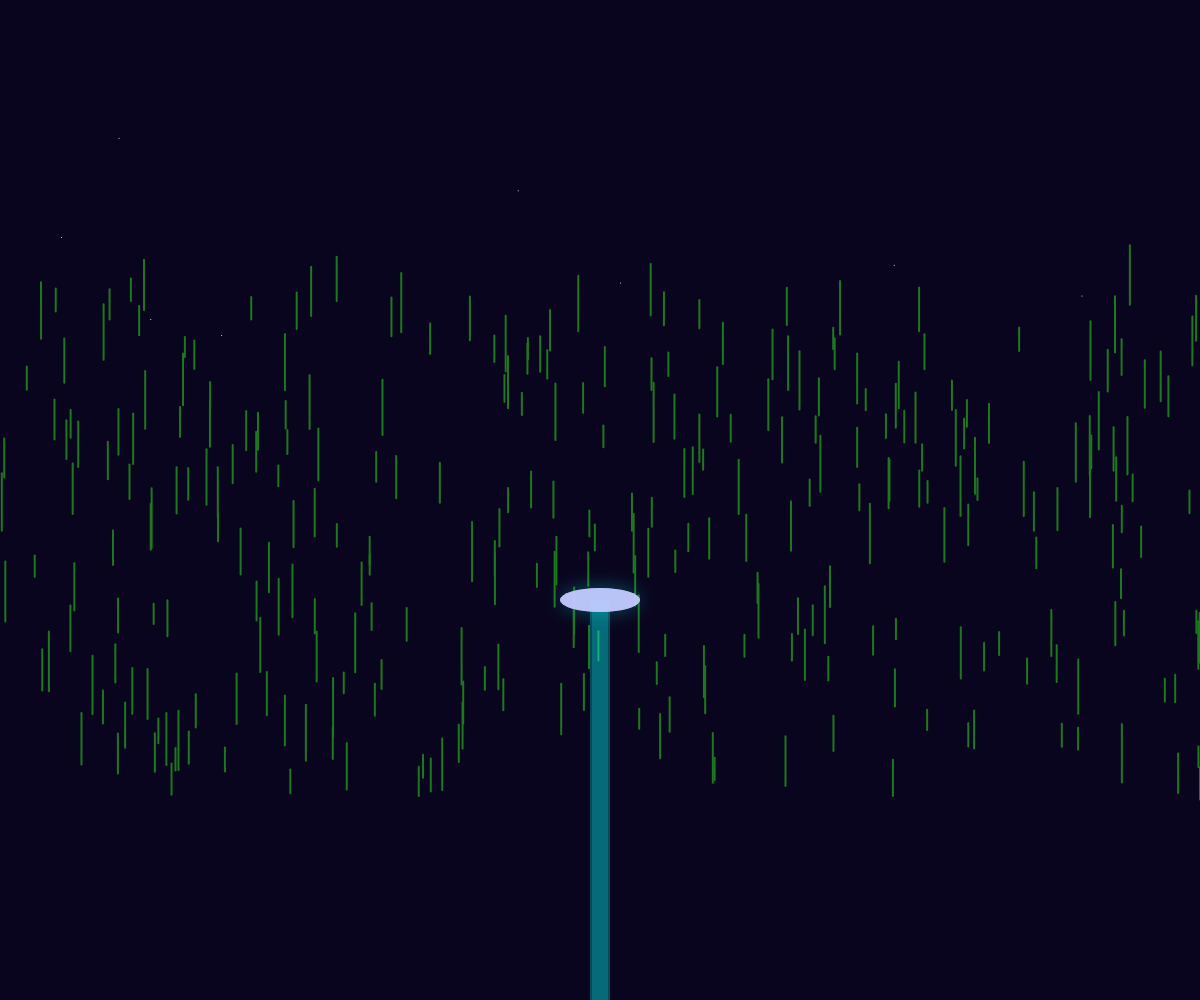
Frame 1 (no input)
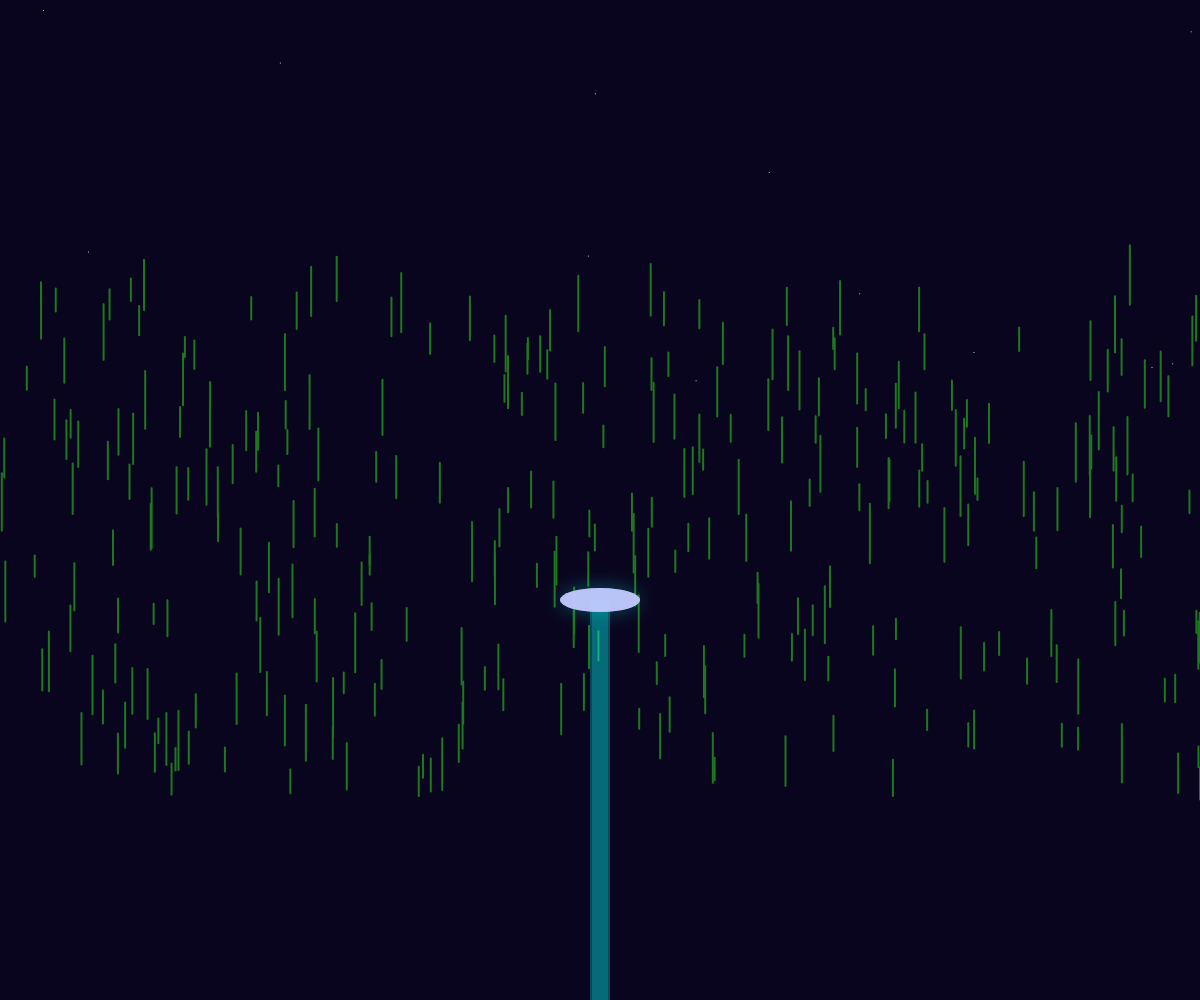
Frame 60 (no input)
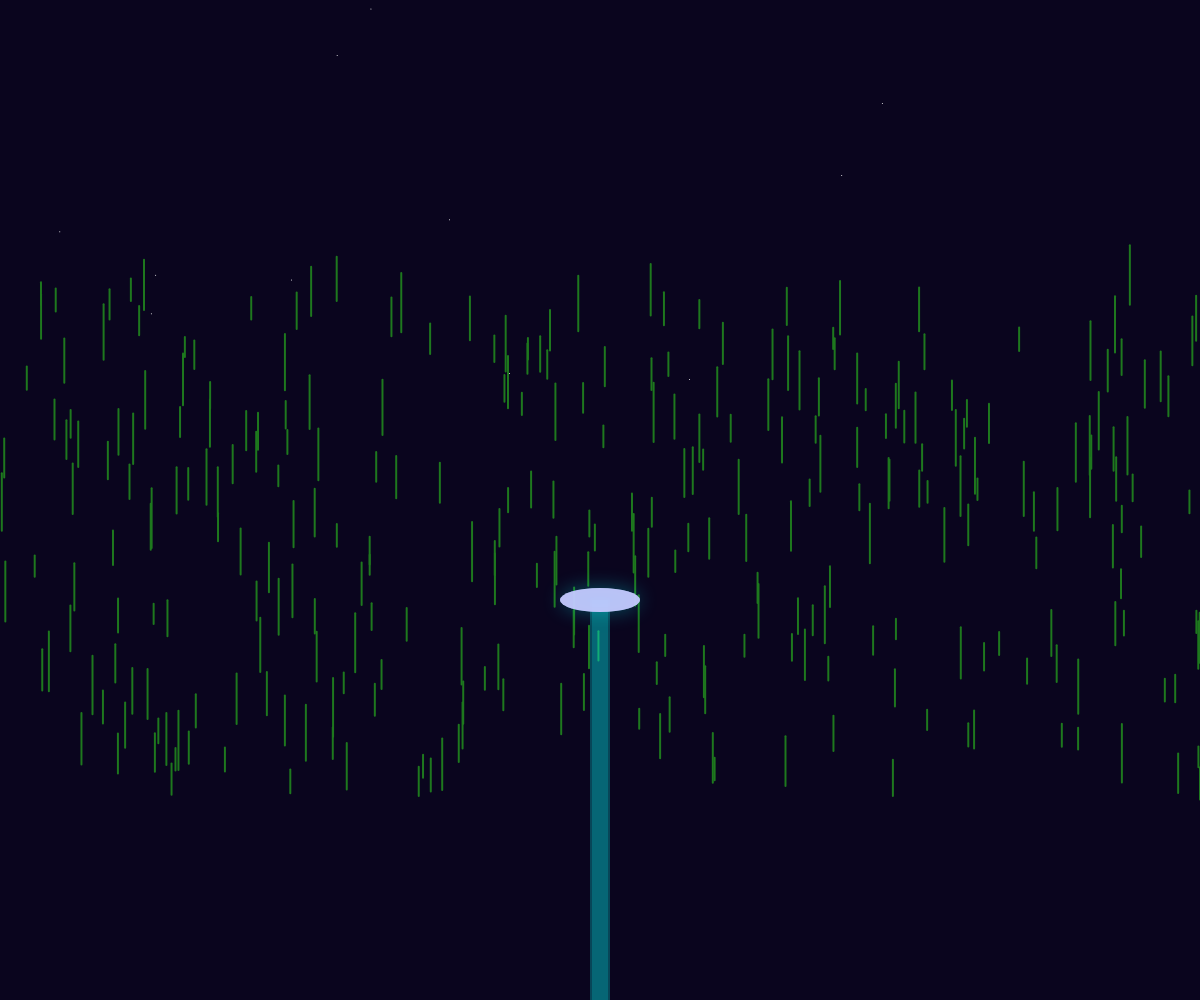
Frame 120 (the mouse pressed at the canvas centre since frame 60)

The p5.js sketch that drew these frames (run headless with seeded random() and noise() and a simulated clock; from frame 60 on, the mouse is pressed at the canvas centre):

// p5.js sketch
// ── sketch.js
let cornStalks = [];
let ufo;
let beamPulse = 0;

function setup() {
  createCanvas(windowWidth, windowHeight);
  // Create corn stalks
  for (let i = 0; i < 300; i++) {
    cornStalks.push({
      x: random(width),
      y: random(height * 0.3, height * 0.8),
      h: random(20, 60),
      w: random(2, 5)
    });
  }
  
  ufo = {
    x: width / 2,
    y: height * 0.6,
    r: 40
  };
}

function draw() {
  // Dark sky background
  background(10, 5, 30);
  
  // Draw stars
  fill(255);
  noStroke();
  for (let i = 0; i < 100; i++) {
    if (random() > 0.9) {
      ellipse(random(width), random(height * 0.4), 1, 1);
    }
  }
  
  // Draw corn stalks
  stroke(30, 120, 30);
  strokeWeight(2);
  for (let stalk of cornStalks) {
    line(stalk.x, stalk.y, stalk.x, stalk.y - stalk.h);
  }
  
  // Pulsing beams
  beamPulse = sin(frameCount * 0.05) * 0.5 + 0.5;
  const beamIntensity = 200 + beamPulse * 55;
  
  // Draw beams
  noStroke();
  fill(0, 255, 255, beamIntensity * 0.3);
  rect(ufo.x - 10, ufo.y, 20, height - ufo.y);
  fill(0, 255, 255, beamIntensity * 0.2);
  rect(ufo.x - 8, ufo.y, 16, height - ufo.y);
  
  // Draw UFO disc
  noStroke();
  fill(200, 200, 255, 200);
  ellipse(ufo.x, ufo.y, ufo.r * 2, ufo.r * 0.6);
  
  // Add glow effect to UFO
  drawingContext.shadowBlur = 20;
  drawingContext.shadowColor = color(0, 255, 255, 100);
  ellipse(ufo.x, ufo.y, ufo.r * 2, ufo.r * 0.6);
  drawingContext.shadowBlur = 0;
}

function windowResized() {
  resizeCanvas(windowWidth, windowHeight);
}
